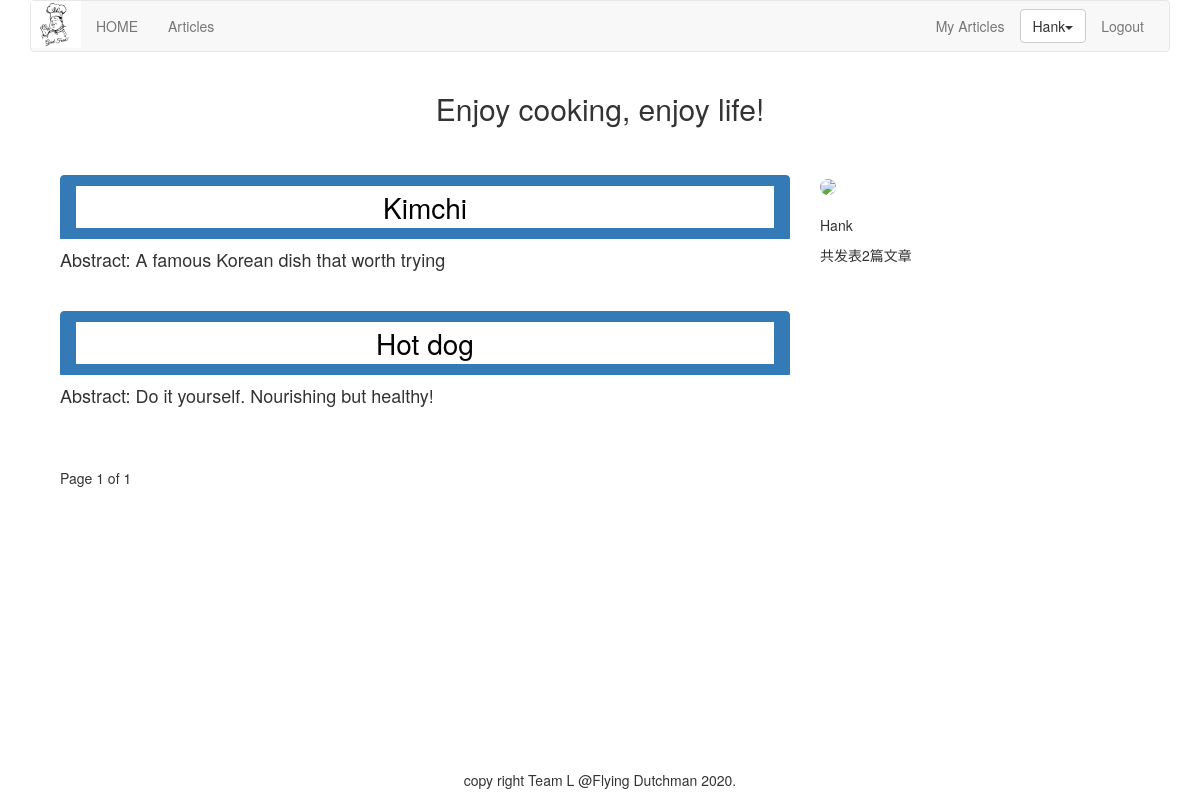
The page /article/list-article-titles/Hank/ on the database its author committed.
### article/models.py (models this page shows, shortened)
class ArticlePost(models.Model):
    author = models.ForeignKey(User, on_delete=models.CASCADE, related_name="article")
    title = models.CharField(max_length=200)
    abstract = models.CharField(max_length=200)
    slug = models.SlugField(max_length=500)
    column = models.ForeignKey(ArticleColumn, on_delete=models.CASCADE, related_name="article_column")
    body = models.TextField()
    created = models.DateTimeField(default=timezone.now)
    updated = models.DateTimeField(auto_now=True)
    users_like = models.ManyToManyField(User, related_name="articles_like", blank=True)
    users_view = models.ManyToManyField(User, related_name="articles_view", blank=True)
    class Meta:
        ordering = ("-updated",)
        index_together = (('id', 'slug'),)
    def get_url_path(self):
        return reverse("article:article_content", args=[self.id, self.slug])

### article/list_views.py (the view)
# urls.py: path('list-article-titles/', list_views.article_titles, name="article_titles"),
def article_titles(request, username=None):
    if username:
        user = User.objects.get(username=username)
        articles_title = ArticlePost.objects.filter(author=user)
        try:
            userinfo = user.userinfo
        except:
            userinfo = None
    else:
        articles_title = ArticlePost.objects.all()
    paginator = Paginator(articles_title, 5)
    page = request.GET.get('page')
    try:
        current_page = paginator.page(page)
        articles = current_page.object_list
    except PageNotAnInteger:
        current_page = paginator.page(1)
        articles = current_page.object_list
    except EmptyPage:
        current_page = paginator.page(paginator.num_pages)
        articles = current_page.object_list
    if username:
        return render(request, "article/list/author_articles.html",
                      {"articles": articles, "page": current_page, "userinfo": userinfo, "user": user})
    return render(request, "article/list/article_titles.html", {"articles": articles, "page": current_page})

### article/templatetags/article_tags.py (called while the page is built)
@register.simple_tag
def author_total_articles(user):
    return user.article.count()

### templates/article/list/author_articles.html (shortened to what this page needs)
{% extends "base.html" %}
{% load article_tags %}
{% load staticfiles %}
{% block content %}
<div class="row text-center vertical-middle-sm">
    <h2>Enjoy cooking, enjoy life!</h2>
</div>
<br>
<br>
<div class="container">
    <div class="col-md-8">
        {% for article in articles %}
        <div class="list-group">
            <a href="{{article.get_url_path}}" class="list-group-item active">
                <button class="button" style="vertical-align:middle">
                    {{article.title}}
                </button>
            </a>
            <h4 class="list-group-item-text">Abstract: {{article.abstract}}</h4>
            <br>
        </div>
        {% endfor %}
        {% include "paginator.html" %}
    </div>
    <div class="col-md-4">
        <div>
            {% if userinfo.photo %}
            <img src="{{ userinfo.photo | striptags }}" class="img-circle" id="my_photo" name="user_face"
                style="width: 300px">
            {% else %}
            <img name="user_face" src="{% static 'images/img1.jpg' %}" class="img-circle" id="my_photo"
                style="width: 300px">
            {% endif %}
        </div>
        <br>
        <div>
            <p>{{ user.username }}</p>
            <p>共发表{% author_total_articles user %}篇文章</p>
        </div>
    </div>
</div>
{% endblock %}

### templates/header.html (shortened to what this page needs)
{% load staticfiles %}
<div class="container">
    <nav class="navbar navbar-default" role="navigation">
        <div class="navbar-header">
            <img src="{% static '/images/logo.jpg' %}" width="50px">
        </div>
        <div>
            <ul class="nav navbar-nav" role="navigation">
                <li><a href="{% url 'home' %}">HOME</a></li>
                <li><a href="{% url 'article:article_titles' %}">Articles</a></li>
            </ul>
            <ul class="nav navbar-nav navbar-right" style="margin-right:10px">
                <li><a href="{% url 'article:article_column' %}">My Articles</a></li>
                {% if user.is_authenticated %}
                <li>
                    <div class="dropdown" style="margin-top:8px">
                        <button class='btn btn-default dropdown-toggle' type='button' id='dropdownMenu'
                            data-toggle='dropdown'>
                            {{ user.username }}<span class='caret'></span>
                        </button>
                    </div>
                </li>
                <li><a href="{% url 'account:user_logout' %}">Logout</a></li>
                {% else %}
                <li><a href="{% url 'account:user_login' %}">Login</a></li>
                <li><a href="{% url 'account:user_register' %}">Sign up</a></li>
                {% endif %}
            </ul>
        </div>
    </nav>
</div>

### templates/article/list/author_articles.html (style rules this page uses)
.button { background-color: white; color: black; border: 0.1px #008CBA; width: 100%; text-align: center; font-size: 28px; }

### rows shown on the page
ArticlePost: title "Kimchi", abstract "A famous Korean dish that worth trying"
ArticlePost: title "Hot dog", abstract "Do it yourself. Nourishing but healthy!"

### other values the page prints
{{ user.username }} "Hank"
{{ page.number }} "1"
{{ page.paginator.num_pages }} "1"
